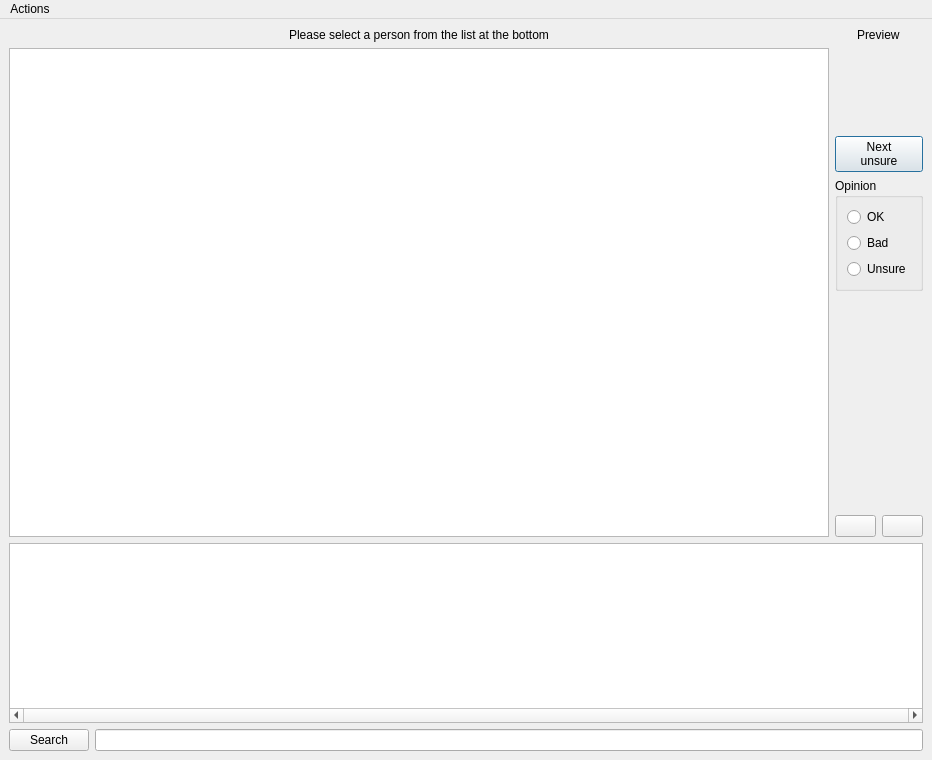
<?xml version="1.0" encoding="UTF-8"?>
<ui version="4.0">
 <class>ImageEdit</class>
 <widget class="QMainWindow" name="ImageEdit">
  <property name="geometry">
   <rect>
    <x>0</x>
    <y>0</y>
    <width>932</width>
    <height>760</height>
   </rect>
  </property>
  <property name="windowTitle">
   <string>Image Editing</string>
  </property>
  <widget class="QWidget" name="centralwidget">
   <layout class="QVBoxLayout" name="verticalLayout">
    <item>
     <layout class="QHBoxLayout" name="horizontalLayout_2">
      <item>
       <layout class="QVBoxLayout" name="verticalLayout_4">
        <item>
         <widget class="QLabel" name="person_name">
          <property name="text">
           <string>Please select a person from the list at the bottom</string>
          </property>
          <property name="alignment">
           <set>Qt::AlignCenter</set>
          </property>
         </widget>
        </item>
        <item>
         <widget class="QGraphicsView" name="main_image">
          <property name="frameShadow">
           <enum>QFrame::Plain</enum>
          </property>
          <property name="verticalScrollBarPolicy">
           <enum>Qt::ScrollBarAlwaysOff</enum>
          </property>
          <property name="horizontalScrollBarPolicy">
           <enum>Qt::ScrollBarAlwaysOff</enum>
          </property>
         </widget>
        </item>
       </layout>
      </item>
      <item>
       <layout class="QVBoxLayout" name="verticalLayout_3">
        <item>
         <layout class="QHBoxLayout" name="horizontalLayout_3">
          <item>
           <widget class="QLabel" name="label_2">
            <property name="sizePolicy">
             <sizepolicy hsizetype="Fixed" vsizetype="Preferred">
              <horstretch>0</horstretch>
              <verstretch>0</verstretch>
             </sizepolicy>
            </property>
            <property name="text">
             <string>Preview</string>
            </property>
           </widget>
          </item>
         </layout>
        </item>
        <item>
         <layout class="QHBoxLayout" name="horizontalLayout">
          <item>
           <widget class="QLabel" name="preview_image">
            <property name="sizePolicy">
             <sizepolicy hsizetype="Fixed" vsizetype="Fixed">
              <horstretch>0</horstretch>
              <verstretch>0</verstretch>
             </sizepolicy>
            </property>
            <property name="minimumSize">
             <size>
              <width>62</width>
              <height>82</height>
             </size>
            </property>
            <property name="maximumSize">
             <size>
              <width>62</width>
              <height>82</height>
             </size>
            </property>
            <property name="autoFillBackground">
             <bool>true</bool>
            </property>
            <property name="frameShape">
             <enum>QFrame::NoFrame</enum>
            </property>
            <property name="frameShadow">
             <enum>QFrame::Plain</enum>
            </property>
            <property name="lineWidth">
             <number>0</number>
            </property>
            <property name="text">
             <string notr="true"/>
            </property>
            <property name="textFormat">
             <enum>Qt::PlainText</enum>
            </property>
            <property name="scaledContents">
             <bool>false</bool>
            </property>
            <property name="textInteractionFlags">
             <set>Qt::NoTextInteraction</set>
            </property>
           </widget>
          </item>
         </layout>
        </item>
        <item>
         <widget class="QPushButton" name="next_unchecked">
          <property name="sizePolicy">
           <sizepolicy hsizetype="Preferred" vsizetype="Preferred">
            <horstretch>0</horstretch>
            <verstretch>0</verstretch>
           </sizepolicy>
          </property>
          <property name="text">
           <string>Next
unsure</string>
          </property>
          <property name="default">
           <bool>true</bool>
          </property>
         </widget>
        </item>
        <item>
         <widget class="QGroupBox" name="opinion_group">
          <property name="title">
           <string>Opinion</string>
          </property>
          <layout class="QVBoxLayout" name="verticalLayout_2">
           <item>
            <widget class="QRadioButton" name="opinion_ok">
             <property name="text">
              <string>OK</string>
             </property>
            </widget>
           </item>
           <item>
            <widget class="QRadioButton" name="opinion_bad">
             <property name="text">
              <string>Bad</string>
             </property>
            </widget>
           </item>
           <item>
            <widget class="QRadioButton" name="opinion_unsure">
             <property name="text">
              <string>Unsure</string>
             </property>
            </widget>
           </item>
          </layout>
         </widget>
        </item>
        <item>
         <spacer name="verticalSpacer">
          <property name="orientation">
           <enum>Qt::Vertical</enum>
          </property>
          <property name="sizeHint" stdset="0">
           <size>
            <width>20</width>
            <height>40</height>
           </size>
          </property>
         </spacer>
        </item>
        <item>
         <layout class="QHBoxLayout" name="horizontalLayout_5">
          <item>
           <widget class="QPushButton" name="back">
            <property name="toolTip">
             <string>Go back</string>
            </property>
            <property name="text">
             <string/>
            </property>
           </widget>
          </item>
          <item>
           <widget class="QPushButton" name="forwards">
            <property name="toolTip">
             <string>Go forwards</string>
            </property>
            <property name="text">
             <string/>
            </property>
           </widget>
          </item>
         </layout>
        </item>
       </layout>
      </item>
     </layout>
    </item>
    <item>
     <widget class="QListView" name="personList">
      <property name="sizePolicy">
       <sizepolicy hsizetype="Expanding" vsizetype="Fixed">
        <horstretch>0</horstretch>
        <verstretch>0</verstretch>
       </sizepolicy>
      </property>
      <property name="minimumSize">
       <size>
        <width>0</width>
        <height>180</height>
       </size>
      </property>
      <property name="maximumSize">
       <size>
        <width>16777215</width>
        <height>180</height>
       </size>
      </property>
      <property name="verticalScrollBarPolicy">
       <enum>Qt::ScrollBarAlwaysOff</enum>
      </property>
      <property name="horizontalScrollBarPolicy">
       <enum>Qt::ScrollBarAlwaysOn</enum>
      </property>
      <property name="editTriggers">
       <set>QAbstractItemView::NoEditTriggers</set>
      </property>
      <property name="showDropIndicator" stdset="0">
       <bool>false</bool>
      </property>
      <property name="dragDropMode">
       <enum>QAbstractItemView::NoDragDrop</enum>
      </property>
      <property name="iconSize">
       <size>
        <width>60</width>
        <height>80</height>
       </size>
      </property>
      <property name="movement">
       <enum>QListView::Static</enum>
      </property>
      <property name="isWrapping" stdset="0">
       <bool>false</bool>
      </property>
      <property name="layoutMode">
       <enum>QListView::Batched</enum>
      </property>
      <property name="spacing">
       <number>10</number>
      </property>
      <property name="viewMode">
       <enum>QListView::IconMode</enum>
      </property>
      <property name="uniformItemSizes">
       <bool>true</bool>
      </property>
      <property name="wordWrap">
       <bool>true</bool>
      </property>
     </widget>
    </item>
    <item>
     <layout class="QHBoxLayout" name="horizontalLayout_4">
      <item>
       <widget class="QPushButton" name="search">
        <property name="text">
         <string>Search</string>
        </property>
       </widget>
      </item>
      <item>
       <widget class="QLineEdit" name="search_for"/>
      </item>
     </layout>
    </item>
   </layout>
  </widget>
  <widget class="QMenuBar" name="menuBar">
   <property name="geometry">
    <rect>
     <x>0</x>
     <y>0</y>
     <width>932</width>
     <height>23</height>
    </rect>
   </property>
   <widget class="QMenu" name="menuActions">
    <property name="title">
     <string>Actions</string>
    </property>
    <addaction name="action_fetch"/>
    <addaction name="action_upload"/>
    <addaction name="action_history"/>
   </widget>
   <addaction name="menuActions"/>
  </widget>
  <action name="action_fetch">
   <property name="text">
    <string>Fetch from eventsforce</string>
   </property>
  </action>
  <action name="action_upload">
   <property name="text">
    <string>Upload to eventsforce</string>
   </property>
  </action>
  <action name="action_history">
   <property name="text">
    <string>Photo history</string>
   </property>
  </action>
 </widget>
 <resources/>
 <connections/>
</ui>
